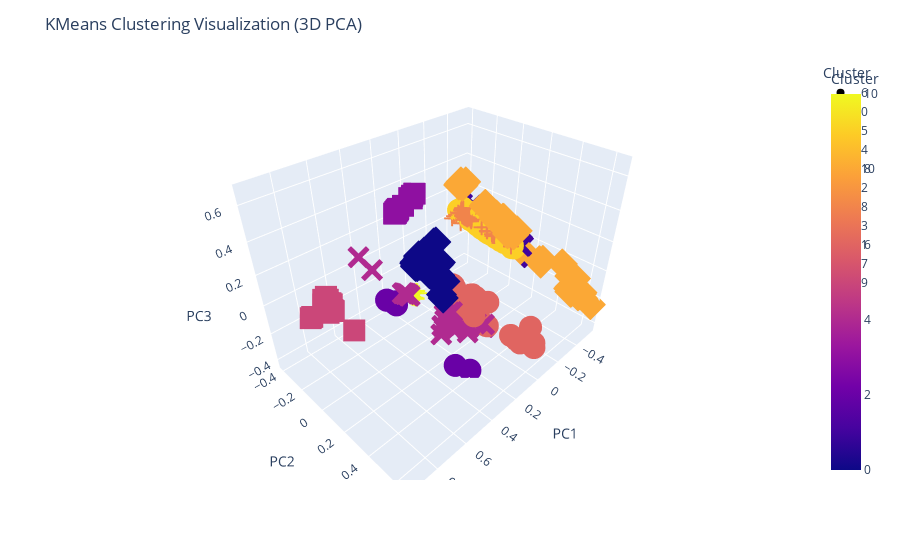

This figure's notebook cell:
### Code cell
import pandas as pd
import plotly.express as px
from sklearn.decomposition import PCA
from sklearn.cluster import KMeans



# Get cluster labels
cluster_labels = kmeans.labels_

# Initialize PCA with 3 components for 3D visualization
pca = PCA(n_components=3)

# Fit PCA to the data and transform it to 3D
pca_data = pca.fit_transform(df_norm)

# Create a DataFrame with PCA-transformed data and cluster labels
pca_df = pd.DataFrame(data=pca_data, columns=['PC1', 'PC2', 'PC3'])
pca_df['Cluster'] = cluster_labels

# Plotly 3D scatter plot
fig = px.scatter_3d(pca_df, x='PC1', y='PC2', z='PC3', color='Cluster', symbol='Cluster')
fig.update_layout(title='KMeans Clustering Visualization (3D PCA)')
fig.show()

### Figure 1 — Plotly figure (JSON) as saved in the notebook; plotly's stock layout.template omitted (floating-point values rounded to 4 significant figures; data arrays with more than 128 entries replaced by an {"elided": "..."} marker saying what was removed)
{"data": [{"hovertemplate": "Cluster=%{marker.color}<br>PC1=%{x}<br>PC2=%{y}<br>PC3=%{z}<extra></extra>", "legendgroup": "6", "marker": {"color": {"elided": "207 int values"}, "coloraxis": "coloraxis", "symbol": "circle"}, "mode": "markers", "name": "6", "scene": "scene", "showlegend": true, "type": "scatter3d", "x": {"elided": "207 float values"}, "y": {"elided": "207 float values"}, "z": {"elided": "207 float values"}}, {"hovertemplate": "Cluster=%{marker.color}<br>PC1=%{x}<br>PC2=%{y}<br>PC3=%{z}<extra></extra>", "legendgroup": "0", "marker": {"color": {"elided": "893 int values"}, "coloraxis": "coloraxis", "symbol": "diamond"}, "mode": "markers", "name": "0", "scene": "scene", "showlegend": true, "type": "scatter3d", "x": {"elided": "893 float values"}, "y": {"elided": "893 float values"}, "z": {"elided": "893 float values"}}, {"hovertemplate": "Cluster=%{marker.color}<br>PC1=%{x}<br>PC2=%{y}<br>PC3=%{z}<extra></extra>", "legendgroup": "5", "marker": {"color": {"elided": "164 int values"}, "coloraxis": "coloraxis", "symbol": "square"}, "mode": "markers", "name": "5", "scene": "scene", "showlegend": true, "type": "scatter3d", "x": {"elided": "164 float values"}, "y": {"elided": "164 float values"}, "z": {"elided": "164 float values"}}, {"hovertemplate": "Cluster=%{marker.color}<br>PC1=%{x}<br>PC2=%{y}<br>PC3=%{z}<extra></extra>", "legendgroup": "4", "marker": {"color": {"elided": "398 int values"}, "coloraxis": "coloraxis", "symbol": "x"}, "mode": "markers", "name": "4", "scene": "scene", "showlegend": true, "type": "scatter3d", "x": {"elided": "398 float values"}, "y": {"elided": "398 float values"}, "z": {"elided": "398 float values"}}, {"hovertemplate": "Cluster=%{marker.color}<br>PC1=%{x}<br>PC2=%{y}<br>PC3=%{z}<extra></extra>", "legendgroup": "10", "marker": {"color": [10, 10, 10, 10, 10, 10, 10, 10, 10, 10, 10, 10, 10, 10, 10, 10, 10, 10, 10, 10, 10, 10, 10, 10, 10, 10, 10, 10, 10, 10, 10, 10, 10, 10, 10, 10, 10, 10, 10, 10, 10, 10, 10, 10, 10, 10, 10, 10, 10, 10, 10, 10, 10, 10, 10, 10, 10, 10, 10, 10, 10, 10, 10, 10, 10, 10, 10, 10, 10, 10, 10, 10, 10, 10, 10, 10, 10, 10, 10, 10, 10], "coloraxis": "coloraxis", "symbol": "cross"}, "mode": "markers", "name": "10", "scene": "scene", "showlegend": true, "type": "scatter3d", "x": [-0.003476, -0.0006801, -0.007285, 0.0254, 0.02765, 0.03619, 0.02472, 0.02639, 0.0351, 0.02444, 0.02614, 0.03493, 0.02447, 0.02591, 0.03434, 0.02485, 0.02658, 0.03495, 0.02528, 0.02699, 0.0353, 0.02526, 0.02691, 0.03577, 0.02461, 0.02629, 0.03493, 0.02423, 0.02602, 0.034, 0.02431, 0.02604, 0.03399, 0.02428, 0.02592, 0.03437, 0.02502, 0.02663, 0.03444, 0.02464, 0.02625, 0.03429, 0.02464, 0.02628, 0.03432, 0.02435, 0.02613, 0.03399, 0.02433, 0.02608, 0.03437, 0.02542, 0.02687, 0.03493, 0.02479, 0.02686, 0.03486, 0.02471, 0.02668, 0.03415, 0.02499, 0.02725, 0.03501, 0.02525, 0.02779, 0.03543, 0.02646, 0.02798, 0.036, 0.02553, 0.02793, 0.03546, 0.02537, 0.02771, 0.03508, 0.02534, 0.02812, 0.0353, 0.02593, 0.02885, 0.03594], "y": [-0.311, -0.3353, -0.3331, -0.3045, -0.3249, -0.3321, -0.307, -0.3273, -0.3345, -0.3067, -0.3276, -0.3354, -0.3085, -0.3282, -0.3357, -0.3068, -0.3265, -0.3352, -0.3178, -0.338, -0.3464, -0.3065, -0.3274, -0.3338, -0.3079, -0.3277, -0.3355, -0.3075, -0.3261, -0.3355, -0.3083, -0.3259, -0.3353, -0.3095, -0.3274, -0.3359, -0.3087, -0.3259, -0.3363, -0.3091, -0.3259, -0.3364, -0.31, -0.3269, -0.3357, -0.3098, -0.3269, -0.3356, -0.3096, -0.3261, -0.335, -0.3079, -0.3254, -0.335, -0.3094, -0.3237, -0.3347, -0.3086, -0.3236, -0.3368, -0.3096, -0.3247, -0.3363, -0.3098, -0.3247, -0.3376, -0.3078, -0.324, -0.3368, -0.3107, -0.3225, -0.3374, -0.3104, -0.3229, -0.3374, -0.31, -0.322, -0.3369, -0.3097, -0.3206, -0.3351], "z": [-0.3894, -0.3807, -0.3854, -0.4181, -0.4199, -0.4189, -0.4175, -0.42, -0.4186, -0.4176, -0.4198, -0.4182, -0.4169, -0.4195, -0.4183, -0.4175, -0.4199, -0.4186, -0.4167, -0.4193, -0.4182, -0.4177, -0.4195, -0.4185, -0.4172, -0.4196, -0.4186, -0.4169, -0.4193, -0.418, -0.4164, -0.4191, -0.4179, -0.4164, -0.4193, -0.4174, -0.4162, -0.4192, -0.418, -0.4165, -0.4194, -0.418, -0.4163, -0.419, -0.4177, -0.4163, -0.4188, -0.4177, -0.4164, -0.4193, -0.4173, -0.4162, -0.419, -0.4176, -0.4169, -0.4194, -0.4174, -0.4162, -0.4192, -0.4176, -0.4161, -0.4191, -0.4179, -0.4169, -0.4196, -0.4184, -0.4168, -0.4197, -0.4182, -0.4165, -0.4198, -0.4181, -0.4163, -0.4194, -0.418, -0.4162, -0.419, -0.4178, -0.4168, -0.4203, -0.4186]}, {"hovertemplate": "Cluster=%{marker.color}<br>PC1=%{x}<br>PC2=%{y}<br>PC3=%{z}<extra></extra>", "legendgroup": "2", "marker": {"color": [2, 2, 2, 2, 2, 2, 2, 2, 2, 2, 2, 2, 2, 2, 2, 2, 2, 2, 2, 2], "coloraxis": "coloraxis", "symbol": "circle"}, "mode": "markers", "name": "2", "scene": "scene", "showlegend": true, "type": "scatter3d", "x": [0.3022, 0.2958, 0.3256, 0.3004, 0.2962, 0.3264, 0.2997, 0.294, 0.3258, 0.2998, 0.2936, 0.3256, 0.2992, 0.2941, 0.3257, 0.2993, 0.294, 0.3253, 0.2428, 0.3204], "y": [-0.1979, -0.1964, -0.2393, -0.1891, -0.1914, -0.2388, -0.1864, -0.1933, -0.2409, -0.1849, -0.1932, -0.2408, -0.1813, -0.1923, -0.2408, -0.1811, -0.1912, -0.2413, 0.3816, 0.3386], "z": [-0.2354, -0.2284, -0.2233, -0.2399, -0.2299, -0.2235, -0.241, -0.2316, -0.2234, -0.2408, -0.2319, -0.2234, -0.2421, -0.2313, -0.2232, -0.2423, -0.2319, -0.2238, -0.4323, -0.3681]}, {"hovertemplate": "Cluster=%{marker.color}<br>PC1=%{x}<br>PC2=%{y}<br>PC3=%{z}<extra></extra>", "legendgroup": "8", "marker": {"color": {"elided": "150 int values"}, "coloraxis": "coloraxis", "symbol": "diamond"}, "mode": "markers", "name": "8", "scene": "scene", "showlegend": true, "type": "scatter3d", "x": {"elided": "150 float values"}, "y": {"elided": "150 float values"}, "z": {"elided": "150 float values"}}, {"hovertemplate": "Cluster=%{marker.color}<br>PC1=%{x}<br>PC2=%{y}<br>PC3=%{z}<extra></extra>", "legendgroup": "3", "marker": {"color": [3, 3, 3, 3, 3, 3, 3, 3, 3, 3, 3, 3, 3, 3, 3, 3, 3, 3, 3, 3, 3, 3, 3, 3, 3, 3, 3, 3, 3, 3, 3, 3, 3, 3, 3, 3, 3, 3, 3, 3], "coloraxis": "coloraxis", "symbol": "square"}, "mode": "markers", "name": "3", "scene": "scene", "showlegend": true, "type": "scatter3d", "x": [0.5172, 0.5149, 0.5134, 0.513, 0.5186, 0.5195, 0.5206, 0.5238, 0.4346, 0.5327, 0.5273, 0.5264, 0.5257, 0.5328, 0.5297, 0.5296, 0.5307, 0.5309, 0.5332, 0.5337, 0.5316, 0.5365, 0.4271, 0.4197, 0.42, 0.5345, 0.5432, 0.5387, 0.4301, 0.5507, 0.5449, 0.5465, 0.5479, 0.5521, 0.553, 0.5521, 0.5557, 0.5525, 0.5103, 0.449], "y": [0.143, 0.1511, 0.1492, 0.1502, 0.147, 0.1523, 0.1506, 0.1497, 0.1382, 0.1533, 0.1546, 0.1585, 0.1586, 0.1583, 0.1612, 0.164, 0.1616, 0.1626, 0.1651, 0.169, 0.1704, 0.1654, 0.151, 0.1572, 0.1593, 0.1635, 0.1667, 0.1692, 0.1514, 0.1663, 0.1725, 0.1714, 0.1731, 0.174, 0.1751, 0.1774, 0.177, 0.1801, 0.1812, 0.1711], "z": [0.6154, 0.6244, 0.6245, 0.6265, 0.6201, 0.625, 0.6228, 0.6198, 0.6471, 0.6192, 0.6233, 0.6274, 0.6267, 0.6221, 0.6289, 0.6312, 0.6296, 0.6305, 0.6304, 0.6335, 0.6379, 0.6301, 0.6612, 0.6713, 0.6715, 0.6266, 0.626, 0.6336, 0.6594, 0.6236, 0.6326, 0.6274, 0.6273, 0.6276, 0.6288, 0.6319, 0.6287, 0.6323, 0.6521, 0.6625]}, {"hovertemplate": "Cluster=%{marker.color}<br>PC1=%{x}<br>PC2=%{y}<br>PC3=%{z}<extra></extra>", "legendgroup": "1", "marker": {"color": {"elided": "393 int values"}, "coloraxis": "coloraxis", "symbol": "x"}, "mode": "markers", "name": "1", "scene": "scene", "showlegend": true, "type": "scatter3d", "x": {"elided": "393 float values"}, "y": {"elided": "393 float values"}, "z": {"elided": "393 float values"}}, {"hovertemplate": "Cluster=%{marker.color}<br>PC1=%{x}<br>PC2=%{y}<br>PC3=%{z}<extra></extra>", "legendgroup": "7", "marker": {"color": {"elided": "169 int values"}, "coloraxis": "coloraxis", "symbol": "cross"}, "mode": "markers", "name": "7", "scene": "scene", "showlegend": true, "type": "scatter3d", "x": {"elided": "169 float values"}, "y": {"elided": "169 float values"}, "z": {"elided": "169 float values"}}, {"hovertemplate": "Cluster=%{marker.color}<br>PC1=%{x}<br>PC2=%{y}<br>PC3=%{z}<extra></extra>", "legendgroup": "9", "marker": {"color": {"elided": "253 int values"}, "coloraxis": "coloraxis", "symbol": "circle"}, "mode": "markers", "name": "9", "scene": "scene", "showlegend": true, "type": "scatter3d", "x": {"elided": "253 float values"}, "y": {"elided": "253 float values"}, "z": {"elided": "253 float values"}}], "layout": {"coloraxis": {"colorbar": {"title": {"text": "Cluster"}}, "colorscale": [[0, "#0d0887"], [0.1111, "#46039f"], [0.2222, "#7201a8"], [0.3333, "#9c179e"], [0.4444, "#bd3786"], [0.5556, "#d8576b"], [0.6667, "#ed7953"], [0.7778, "#fb9f3a"], [0.8889, "#fdca26"], [1, "#f0f921"]]}, "legend": {"title": {"text": "Cluster"}, "tracegroupgap": 0}, "margin": {"t": 60}, "scene": {"domain": {"x": [0, 1], "y": [0, 1]}, "xaxis": {"title": {"text": "PC1"}}, "yaxis": {"title": {"text": "PC2"}}, "zaxis": {"title": {"text": "PC3"}}}, "title": {"text": "KMeans Clustering Visualization (3D PCA)"}}}
